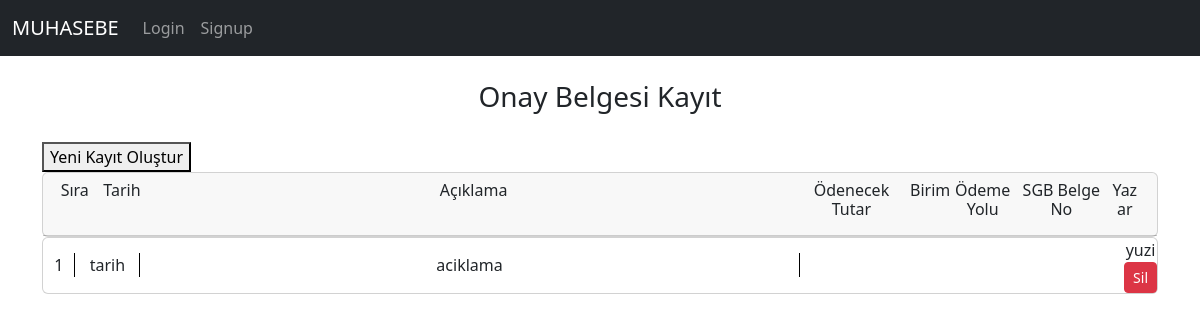
Before: /defter_onay_list with the older database file.
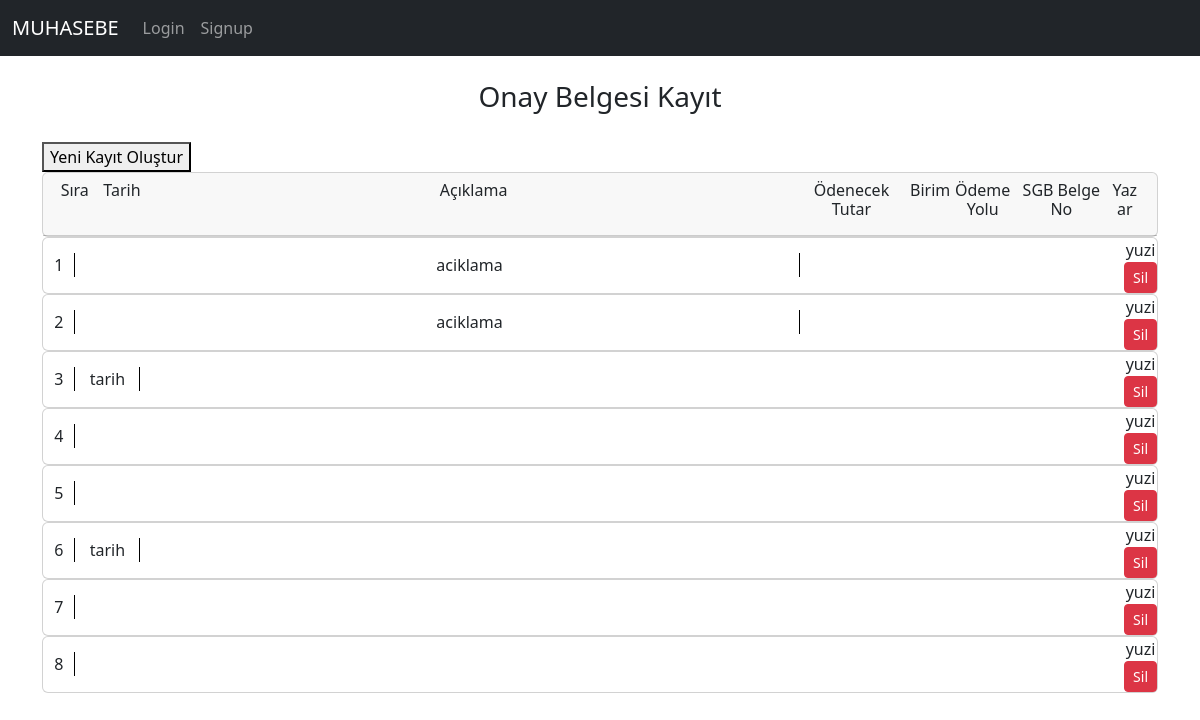
After: the same page with the newer database file.
### muhapp/models.py (models this page shows, shortened)
class OnayRegisterModel(models.Model):
    username = models.ForeignKey(User, on_delete=models.CASCADE, null=True)
    onay_no = models.CharField(max_length = 100)
    onay_aciklama = models.CharField(max_length = 100, default='my_default_value')
    onay_tarih = models.CharField(max_length = 12)
    onay_odemetutar = models.CharField(max_length = 20)
    onay_parabirimi = models.CharField(max_length = 20)
    onay_odemeyolu = models.CharField(max_length = 20)

### muhapp/views.py (the view)
# urls.py: path('defter_onay_list', views.defter_onay_list_view, name="defter_onay_list"),         # onay bilgileri listeleme
def defter_onay_list_view(request):
    defter_onay_list = models.OnayRegisterModel.objects.all()
    defter_onay_list = {"defter_onay_list":defter_onay_list}
    return render(request, 'muhapp/defter_onay_list.html', context=defter_onay_list)

### muhapp/templates/muhapp/defter_onay_list.html (shortened to what this page needs)
{% extends "base.html" %}
{%block content%}
<div class="container" style="padding-bottom: 50px;">
    <h3 style="padding-bottom: 20px; text-align:center">Onay Belgesi Kayıt</h3>
    <button id="openNewWindowButton">Yeni Kayıt Oluştur</button>
    <div class="" style="width: 100%; margin:auto">
        <div class="card">
            <div class="card-header" style="text-align: center;">
                <div class="" style="display: flex;">
                    <div class="" style="width: 3%;"><h6>Sıra</h6></div>
                    <div class="" style="width: 6%;"><h6>Tarih</h6></div>
                    <div class="" style="width: 61%;"><h6>Açıklama</h6></div>
                    <div class="" style="width: 11%;"><h6>Ödenecek Tutar</h6></div>
                    <div class="" style="width: 4%;"><h6>Birim</h6></div>
                    <div class="" style="width: 6%;"><h6>Ödeme Yolu</h6></div>
                    <div class="" style="width: 9%;"><h6>SGB Belge No</h6></div>
                    <div class="" style="width: 3%;"><h6>Yazar</h6></div>
                </div>
            </div>
        </div>
    </div>
    <div class="" style="width: 100%; margin:auto">
        {%for bilgi in defter_onay_list%}
            <div class="card">
                <div class="min-height-div" style="display: flex; text-align:center; align-items: center;">
                    <div class="" style="width: 3%; border-right: 1px solid #000;">{{forloop.counter}}</div>
                    <div class="" style="width: 6%; border-right: 1px solid #000;">{{bilgi.onay_tarih}}</div>
                    <div class="" style="width: 61%; border-right: 1px solid #000;">{{bilgi.onay_aciklama}}</div>
                    <div style="display:flex; flex-direction: column;">
                        {{bilgi.username}}
                        <a href="{% url 'muhapp:onay_list_delete' id=bilgi.id %}" class="btn btn-danger btn-sm">Sil</a>
                    </div>
                </div>
            </div>
        {%endfor%}
</div>
{%endblock%}

### templates/base.html (shortened to what this page needs)
<html lang="en">
<head>
    <link href="https://cdn.jsdelivr.net/npm/bootstrap@5.3.2/dist/css/bootstrap.min.css" rel="stylesheet">
    <link rel="stylesheet" href="https://unpkg.com/dropzone@5/dist/min/dropzone.min.css" type="text/css" />
</head>
<body>
    <nav class="navbar navbar-expand-md navbar-dark bg-dark mb-4">
        <div class="container-fluid">
          <a class="navbar-brand" href="{% url 'muhapp:main' %}">MUHASEBE</a>
          <div class="collapse navbar-collapse" id="navbarCollapse">
            <ul class="navbar-nav me-auto mb-2 mb-md-0">
              {% if request.user.is_authenticated %}
              <li class="nav-item">
                <a class="nav-link active" aria-current="page" href="{% url 'muhapp:onay_list' %}">Onaylar</a>
              </li>
              <li class="nav-item">
                <a class="nav-link" href="#">Ziraat</a>
              </li>
              <li class="nav-item">
                <a class="nav-link" href="#">DemirBank-YF</a>
              </li>
              <li class="nav-item">
                <a class="nav-link" href="#">DemirBank-Duz</a>
              </li>
              <li class="nav-item">
                <a class="nav-link" href="{% url 'muhapp:defterler' %}">Defterler</a>
              </li>
              <li class="nav-item">
                <a class="nav-link {% if request.path == '/logout/' %}active{% endif %}" href="{% url 'logout' %}?next=/">Logout</a>
              </li>
              {% else %}
              <li class="nav-item">
                <a class="nav-link {% if request.path == '/login/' %}active{% endif %}" href="{% url 'login' %}">Login</a>
              </li>
              <li class="nav-item">
                <a class="nav-link  {% if request.path == '/signup/' %}active{% endif %}" href="{% url 'muhapp:signup' %}?next=/">Signup</a>
              </li>
              {% endif %}
            </ul>
          </div>
        </div>
      </nav>
    {%block content%}{%endblock%}
</body>
</html>

Changed rows visible on the page:
removed OnayRegisterModel: onay_tarih "tarih", onay_aciklama "aciklama", username "yuzi"
added OnayRegisterModel: onay_aciklama "aciklama", username "yuzi"
added OnayRegisterModel: onay_aciklama "aciklama", username "yuzi"
added OnayRegisterModel: onay_tarih "tarih", username "yuzi"
added OnayRegisterModel: username "yuzi"
added OnayRegisterModel: username "yuzi"
added OnayRegisterModel: onay_tarih "tarih", username "yuzi"
added OnayRegisterModel: username "yuzi"
added OnayRegisterModel: username "yuzi"
